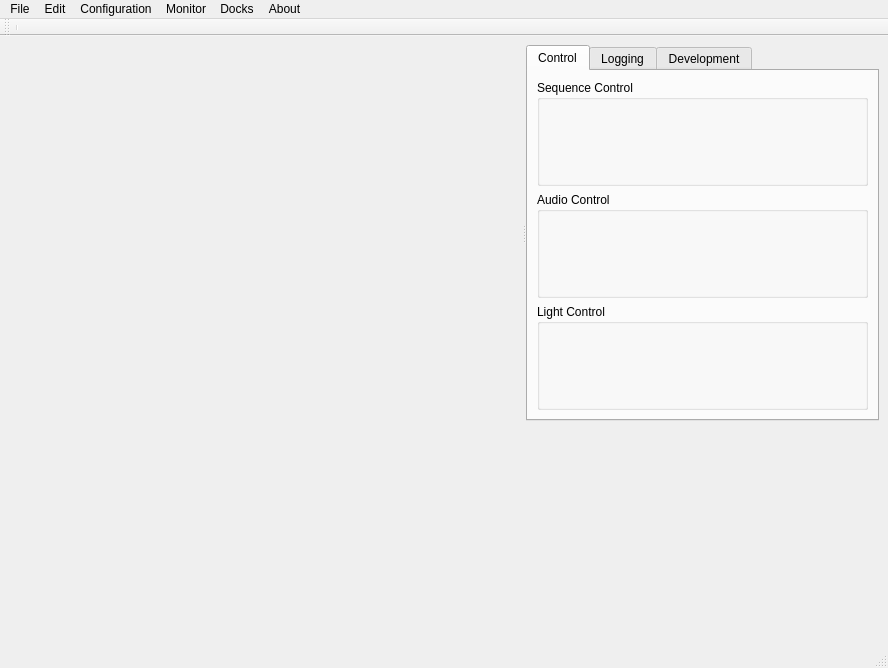
<?xml version="1.0" encoding="UTF-8"?>
<ui version="4.0">
 <class>StageRunnerMainWin</class>
 <widget class="QMainWindow" name="StageRunnerMainWin">
  <property name="geometry">
   <rect>
    <x>0</x>
    <y>0</y>
    <width>888</width>
    <height>668</height>
   </rect>
  </property>
  <property name="windowTitle">
   <string notr="true">StageRunner (C) Stonechip Entertainment</string>
  </property>
  <property name="windowIcon">
   <iconset resource="../gfx_ressource.qrc">
    <normaloff>:/gfx/icons/audip_power.png</normaloff>:/gfx/icons/audip_power.png</iconset>
  </property>
  <widget class="QWidget" name="centralwidget">
   <layout class="QVBoxLayout" name="verticalLayout_2">
    <item>
     <widget class="QSplitter" name="splitter">
      <property name="orientation">
       <enum>Qt::Horizontal</enum>
      </property>
      <widget class="FxListWidget" name="fxListWidget" native="true">
       <property name="sizePolicy">
        <sizepolicy hsizetype="Preferred" vsizetype="Preferred">
         <horstretch>1</horstretch>
         <verstretch>0</verstretch>
        </sizepolicy>
       </property>
      </widget>
      <widget class="QTabWidget" name="dmxMixerTab">
       <property name="currentIndex">
        <number>0</number>
       </property>
       <property name="iconSize">
        <size>
         <width>32</width>
         <height>32</height>
        </size>
       </property>
       <widget class="QWidget" name="controlTab">
        <attribute name="icon">
         <iconset resource="../gfx_ressource.qrc">
          <normaloff>:/gfx/icons/audio_play.png</normaloff>:/gfx/icons/audio_play.png</iconset>
        </attribute>
        <attribute name="title">
         <string>Control</string>
        </attribute>
        <layout class="QVBoxLayout" name="verticalLayout">
         <item>
          <widget class="SequenceControlWidget" name="seqCtrlGroup">
           <property name="title">
            <string>Sequence Control</string>
           </property>
          </widget>
         </item>
         <item>
          <widget class="AudioControlWidget" name="audioCtrlGroup">
           <property name="title">
            <string>Audio Control</string>
           </property>
          </widget>
         </item>
         <item>
          <widget class="LightControlWidget" name="groupBox">
           <property name="title">
            <string>Light Control</string>
           </property>
          </widget>
         </item>
        </layout>
       </widget>
       <widget class="QWidget" name="logTab">
        <attribute name="icon">
         <iconset resource="../gfx_ressource.qrc">
          <normaloff>:/gfx/icons/mode_edit_list.png</normaloff>:/gfx/icons/mode_edit_list.png</iconset>
        </attribute>
        <attribute name="title">
         <string>Logging</string>
        </attribute>
        <layout class="QVBoxLayout" name="verticalLayout_3">
         <item>
          <widget class="QTextEdit" name="logEdit">
           <property name="undoRedoEnabled">
            <bool>false</bool>
           </property>
           <property name="lineWrapMode">
            <enum>QTextEdit::NoWrap</enum>
           </property>
           <property name="readOnly">
            <bool>false</bool>
           </property>
          </widget>
         </item>
         <item>
          <layout class="QHBoxLayout" name="horizontalLayout">
           <property name="topMargin">
            <number>0</number>
           </property>
           <item>
            <widget class="QPushButton" name="clearLogButton">
             <property name="text">
              <string>Clear Log</string>
             </property>
            </widget>
           </item>
          </layout>
         </item>
        </layout>
       </widget>
       <widget class="QWidget" name="develTab">
        <attribute name="icon">
         <iconset resource="../gfx_ressource.qrc">
          <normaloff>:/gfx/icons/mode_edit.png</normaloff>:/gfx/icons/mode_edit.png</iconset>
        </attribute>
        <attribute name="title">
         <string>Development</string>
        </attribute>
        <layout class="QVBoxLayout" name="verticalLayout_5">
         <item>
          <widget class="QGroupBox" name="develGroup">
           <property name="title">
            <string>Development Quick Functions</string>
           </property>
           <layout class="QGridLayout" name="gridLayout">
            <property name="horizontalSpacing">
             <number>0</number>
            </property>
            <property name="verticalSpacing">
             <number>6</number>
            </property>
            <item row="8" column="0">
             <spacer name="verticalSpacer">
              <property name="orientation">
               <enum>Qt::Vertical</enum>
              </property>
              <property name="sizeHint" stdset="0">
               <size>
                <width>20</width>
                <height>40</height>
               </size>
              </property>
             </spacer>
            </item>
            <item row="0" column="0">
             <widget class="QPushButton" name="addAudioFxButton">
              <property name="sizePolicy">
               <sizepolicy hsizetype="Expanding" vsizetype="Fixed">
                <horstretch>0</horstretch>
                <verstretch>0</verstretch>
               </sizepolicy>
              </property>
              <property name="text">
               <string>Import and Add Audio Fx</string>
              </property>
             </widget>
            </item>
            <item row="5" column="0">
             <layout class="QHBoxLayout" name="horizontalLayout_3">
              <property name="topMargin">
               <number>0</number>
              </property>
              <item>
               <widget class="QPushButton" name="addAudioPlayListButton">
                <property name="text">
                 <string>Add Audio Play List FX</string>
                </property>
               </widget>
              </item>
              <item>
               <widget class="QPushButton" name="addAudioTrackButton">
                <property name="text">
                 <string>Add Audio Track To Play List Fx</string>
                </property>
               </widget>
              </item>
             </layout>
            </item>
            <item row="10" column="0">
             <layout class="QHBoxLayout" name="horizontalLayout_2">
              <property name="topMargin">
               <number>0</number>
              </property>
              <item>
               <widget class="QLabel" name="label">
                <property name="text">
                 <string>Debug level</string>
                </property>
               </widget>
              </item>
              <item>
               <widget class="QSpinBox" name="debugLevelSpin"/>
              </item>
             </layout>
            </item>
            <item row="3" column="0">
             <widget class="QPushButton" name="cloneSelectedSceneButton">
              <property name="text">
               <string>Clone Selected Scene FX</string>
              </property>
             </widget>
            </item>
            <item row="9" column="0">
             <widget class="QPushButton" name="stopMainLoopButton">
              <property name="text">
               <string>Stop main loop for 3 seconds</string>
              </property>
             </widget>
            </item>
            <item row="1" column="0">
             <widget class="QPushButton" name="addFxSceneButton">
              <property name="text">
               <string>Add Scene Fx</string>
              </property>
             </widget>
            </item>
            <item row="2" column="0">
             <widget class="QPushButton" name="addFxSeqButton">
              <property name="text">
               <string>Add Fx Sequence</string>
              </property>
             </widget>
            </item>
            <item row="6" column="0">
             <layout class="QHBoxLayout" name="horizontalLayout_4">
              <property name="topMargin">
               <number>0</number>
              </property>
              <item>
               <widget class="QPushButton" name="loadTemplatesButton">
                <property name="text">
                 <string>Load Templates</string>
                </property>
               </widget>
              </item>
              <item>
               <widget class="QPushButton" name="saveTemplatesButton">
                <property name="text">
                 <string>Save Templates</string>
                </property>
               </widget>
              </item>
             </layout>
            </item>
            <item row="7" column="0">
             <layout class="QHBoxLayout" name="horizontalLayout_5">
              <property name="topMargin">
               <number>0</number>
              </property>
              <item>
               <widget class="QPushButton" name="loadUniverseButton">
                <property name="text">
                 <string>Load Universe</string>
                </property>
               </widget>
              </item>
              <item>
               <widget class="QPushButton" name="saveUniverseButton">
                <property name="text">
                 <string>Save Universe</string>
                </property>
               </widget>
              </item>
             </layout>
            </item>
           </layout>
          </widget>
         </item>
        </layout>
       </widget>
      </widget>
     </widget>
    </item>
    <item>
     <widget class="DmxMonitor" name="virtDmxWidget" native="true"/>
    </item>
   </layout>
  </widget>
  <widget class="QMenuBar" name="menubar">
   <property name="geometry">
    <rect>
     <x>0</x>
     <y>0</y>
     <width>888</width>
     <height>23</height>
    </rect>
   </property>
   <widget class="QMenu" name="menuFile">
    <property name="title">
     <string>File</string>
    </property>
    <widget class="QMenu" name="menuExport">
     <property name="title">
      <string>Export</string>
     </property>
     <addaction name="actionConsolidate_Project"/>
    </widget>
    <addaction name="actionNew_Project"/>
    <addaction name="separator"/>
    <addaction name="actionLoad_Project"/>
    <addaction name="actionFileRecentProjects"/>
    <addaction name="separator"/>
    <addaction name="actionSave_Project"/>
    <addaction name="actionSave_Project_as"/>
    <addaction name="menuExport"/>
    <addaction name="separator"/>
    <addaction name="actionExit_StageRunner"/>
   </widget>
   <widget class="QMenu" name="menuEdit">
    <property name="title">
     <string>Edit</string>
    </property>
    <addaction name="actionEdit_Mode"/>
    <addaction name="actionInput_Assign_Mode"/>
    <addaction name="actionOpen_FxItem"/>
   </widget>
   <widget class="QMenu" name="menuConfiguration">
    <property name="title">
     <string>Configuration</string>
    </property>
    <addaction name="actionSetup"/>
    <addaction name="actionInitialize_plugins_DMX"/>
    <addaction name="actionClassic_audio_mode"/>
    <addaction name="actionExperimental_audio_mode"/>
    <addaction name="actionUse_SDL_audio"/>
    <addaction name="separator"/>
    <addaction name="actionOpen_universe_layout_editor"/>
   </widget>
   <widget class="QMenu" name="menuMonitor">
    <property name="title">
     <string>Monitor</string>
    </property>
    <addaction name="actionDMX_Input"/>
    <addaction name="actionDMX_Output"/>
    <addaction name="actionVirtualDmxOutput"/>
   </widget>
   <widget class="QMenu" name="menuAbout">
    <property name="title">
     <string>About</string>
    </property>
    <addaction name="actionInfo"/>
    <addaction name="actionNotes"/>
   </widget>
   <widget class="QMenu" name="menuDocks">
    <property name="title">
     <string>Docks</string>
    </property>
    <addaction name="actionShow_Templates"/>
    <addaction name="actionShow_Fx_Properties_Editor"/>
    <addaction name="actionShow_Scene_Status"/>
    <addaction name="actionShow_Sequence_Status"/>
   </widget>
   <addaction name="menuFile"/>
   <addaction name="menuEdit"/>
   <addaction name="menuConfiguration"/>
   <addaction name="menuMonitor"/>
   <addaction name="menuDocks"/>
   <addaction name="menuAbout"/>
  </widget>
  <widget class="QStatusBar" name="statusbar"/>
  <widget class="QToolBar" name="toolBar">
   <property name="windowTitle">
    <string>toolBar</string>
   </property>
   <attribute name="toolBarArea">
    <enum>TopToolBarArea</enum>
   </attribute>
   <attribute name="toolBarBreak">
    <bool>false</bool>
   </attribute>
   <addaction name="separator"/>
  </widget>
  <action name="actionSave_Project">
   <property name="text">
    <string>Save Project</string>
   </property>
  </action>
  <action name="actionSave_Project_as">
   <property name="icon">
    <iconset resource="../gfx_ressource.qrc">
     <normaloff>:/gfx/icons/media-floppy.png</normaloff>:/gfx/icons/media-floppy.png</iconset>
   </property>
   <property name="text">
    <string>Save Project as</string>
   </property>
  </action>
  <action name="actionNew_Project">
   <property name="text">
    <string>New Project</string>
   </property>
  </action>
  <action name="actionLoad_Project">
   <property name="text">
    <string>Load Project</string>
   </property>
  </action>
  <action name="actionEdit_Mode">
   <property name="checkable">
    <bool>true</bool>
   </property>
   <property name="text">
    <string>Edit Mode</string>
   </property>
  </action>
  <action name="actionSetup">
   <property name="text">
    <string>Setup</string>
   </property>
  </action>
  <action name="actionExit_StageRunner">
   <property name="text">
    <string>Exit StageRunner</string>
   </property>
  </action>
  <action name="actionDMX_Input">
   <property name="text">
    <string>DMX Input</string>
   </property>
  </action>
  <action name="actionDMX_Output">
   <property name="text">
    <string>DMX Output</string>
   </property>
  </action>
  <action name="actionInput_Assign_Mode">
   <property name="checkable">
    <bool>true</bool>
   </property>
   <property name="text">
    <string>Auto Input Assign Mode</string>
   </property>
  </action>
  <action name="actionInitialize_plugins_DMX">
   <property name="text">
    <string>Initialize plugins (DMX)</string>
   </property>
  </action>
  <action name="actionInfo">
   <property name="text">
    <string>Info</string>
   </property>
  </action>
  <action name="actionExperimental_audio_mode">
   <property name="checkable">
    <bool>true</bool>
   </property>
   <property name="text">
    <string>Default audio mode</string>
   </property>
  </action>
  <action name="actionOpen_FxItem">
   <property name="text">
    <string>Open FxItem</string>
   </property>
  </action>
  <action name="actionEnable_audio_FFT">
   <property name="checkable">
    <bool>true</bool>
   </property>
   <property name="text">
    <string>Enable audio FFT</string>
   </property>
  </action>
  <action name="actionShow_Templates">
   <property name="text">
    <string>Show Templates</string>
   </property>
  </action>
  <action name="actionShow_Fx_Properties_Editor">
   <property name="text">
    <string>Show Fx Properties Editor</string>
   </property>
  </action>
  <action name="actionShow_Scene_Status">
   <property name="text">
    <string>Show Scene Status</string>
   </property>
  </action>
  <action name="actionShow_Sequence_Status">
   <property name="text">
    <string>Show Sequence Status</string>
   </property>
  </action>
  <action name="actionVirtualDmxOutput">
   <property name="checkable">
    <bool>true</bool>
   </property>
   <property name="text">
    <string>Virtual DMX Output</string>
   </property>
   <property name="toolTip">
    <string>Open a DMX control monitor for universe 1</string>
   </property>
  </action>
  <action name="actionUse_SDL_audio">
   <property name="checkable">
    <bool>true</bool>
   </property>
   <property name="text">
    <string>Use SDL audio</string>
   </property>
  </action>
  <action name="actionClassic_audio_mode">
   <property name="checkable">
    <bool>true</bool>
   </property>
   <property name="text">
    <string>Classic audio mode</string>
   </property>
  </action>
  <action name="actionConsolidate_Project">
   <property name="text">
    <string>Consolidate Project</string>
   </property>
  </action>
  <action name="actionFileRecentProjects">
   <property name="text">
    <string>Recent Projects</string>
   </property>
  </action>
  <action name="actionOpen_universe_layout_editor">
   <property name="text">
    <string>Open universe layout editor</string>
   </property>
  </action>
  <action name="actionNotes">
   <property name="text">
    <string>Notes</string>
   </property>
  </action>
 </widget>
 <customwidgets>
  <customwidget>
   <class>FxListWidget</class>
   <extends>QWidget</extends>
   <header>gui/fxlistwidget.h</header>
   <container>1</container>
  </customwidget>
  <customwidget>
   <class>AudioControlWidget</class>
   <extends>QGroupBox</extends>
   <header>gui/audiocontrolwidget.h</header>
   <container>1</container>
  </customwidget>
  <customwidget>
   <class>SequenceControlWidget</class>
   <extends>QGroupBox</extends>
   <header>gui/sequencecontrolwidget.h</header>
   <container>1</container>
  </customwidget>
  <customwidget>
   <class>LightControlWidget</class>
   <extends>QGroupBox</extends>
   <header>gui/lightcontrolwidget.h</header>
   <container>1</container>
  </customwidget>
  <customwidget>
   <class>DmxMonitor</class>
   <extends>QWidget</extends>
   <header>../plugins/yadi/src/dmxmonitor.h</header>
   <container>1</container>
  </customwidget>
 </customwidgets>
 <resources>
  <include location="../gfx_ressource.qrc"/>
 </resources>
 <connections>
  <connection>
   <sender>clearLogButton</sender>
   <signal>clicked()</signal>
   <receiver>logEdit</receiver>
   <slot>clear()</slot>
   <hints>
    <hint type="sourcelabel">
     <x>417</x>
     <y>590</y>
    </hint>
    <hint type="destinationlabel">
     <x>506</x>
     <y>432</y>
    </hint>
   </hints>
  </connection>
 </connections>
</ui>
